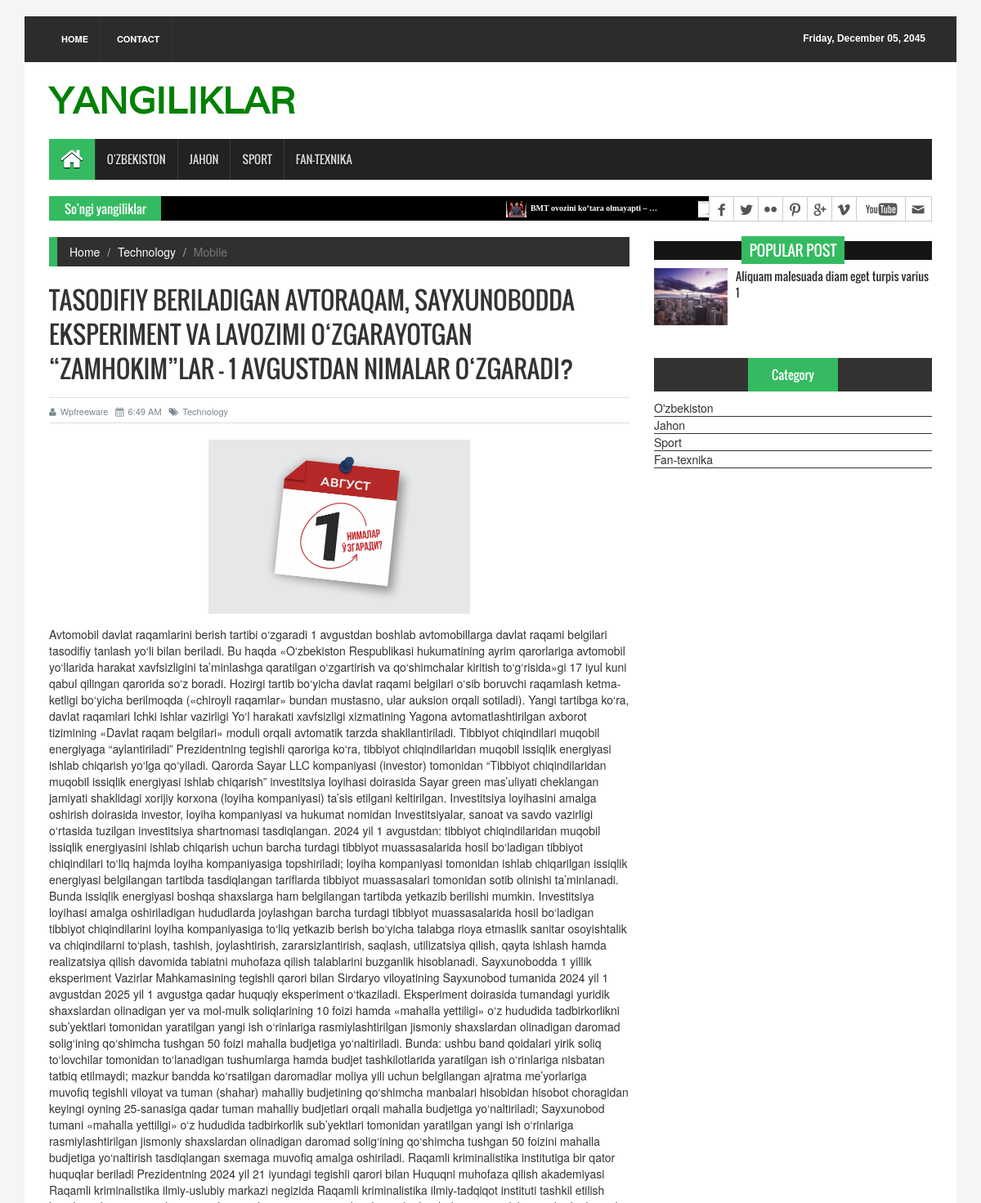
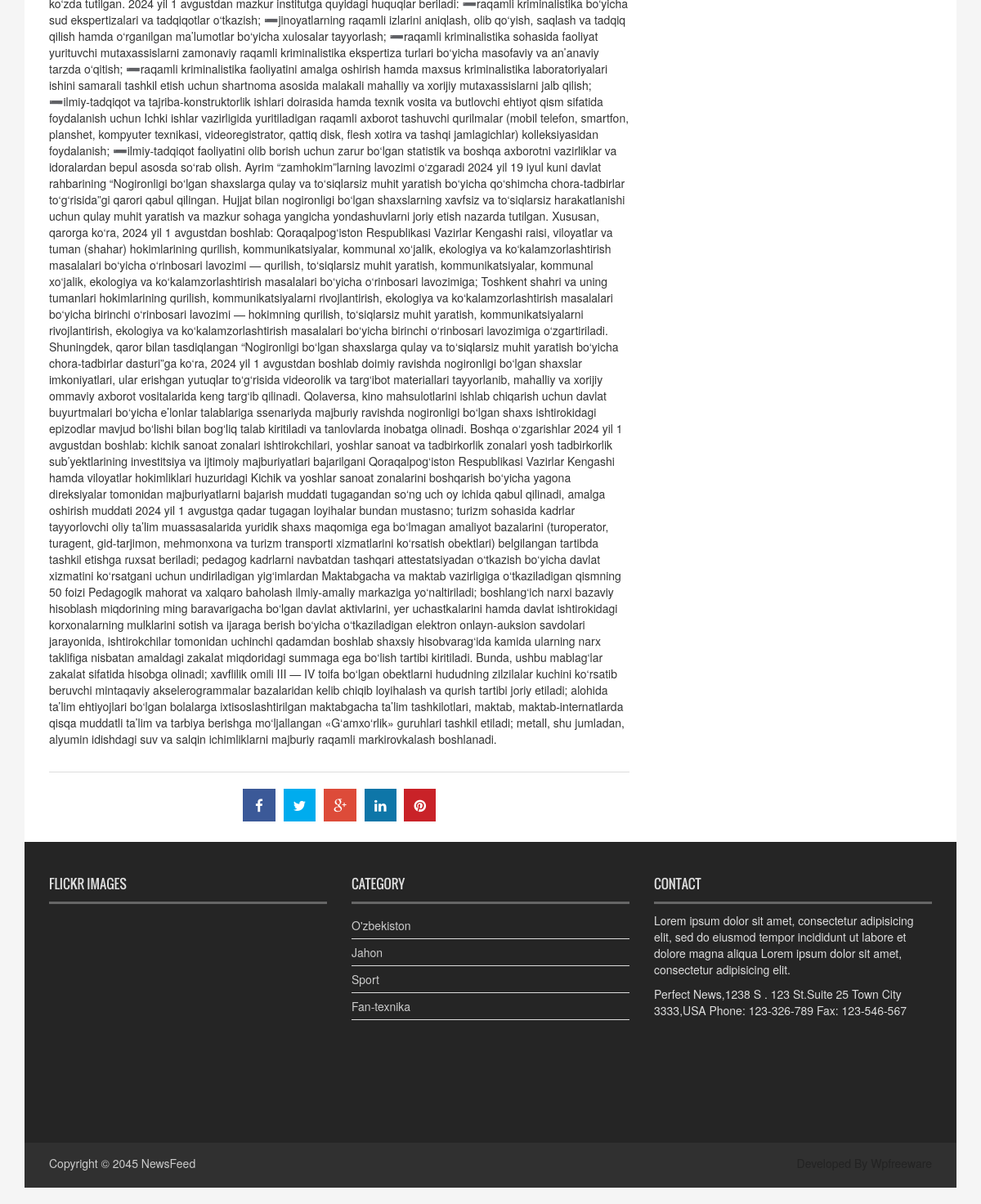
The app's page /news-detail/4/ with its own data (2 pictures, top to bottom).
### news/models.py (models this page shows, shortened)
class CategoryModel(models.Model):
    name = models.CharField(max_length=50, verbose_name='Kategoriya nomi')
    class Meta:
        db_table = 'Categorys'
        managed = True
        verbose_name = 'Kategoriyalar'
        verbose_name_plural = 'Kategoriyalar'

class NewsModel(models.Model):
    class Status(models.TextChoices):
        Deactive = 'Faol emas', 'Faol emas'
        Active = 'Faol', 'Faol'
    title = models.CharField(max_length=250, verbose_name='Yangilik nomi')
    body = models.TextField(verbose_name="Yangilik haqida ma'lumotlar")
    image = models.ImageField(upload_to='news/images', verbose_name='Rasmi')
    category = models.ForeignKey(CategoryModel,
                                 on_delete=models.CASCADE,
                                 verbose_name='Kategoriyasi'
                                 )
    publish_time = models.DateTimeField(default=timezone.now, verbose_name='Yangilik yaratilgan vaqqt')
    created_time = models.DateTimeField(auto_now_add=True)
    updeted_time = models.DateTimeField(auto_now=True)
    status = models.CharField(max_length=50,
                              choices=Status.choices,
                              default=Status.Deactive,
                              verbose_name='Holati'
                              )
    objects = models.Manager()
    manager = ActivedManager()
    class Meta:
        ordering = ['-publish_time']
        db_table = 'News'
        managed = True
        verbose_name = 'Yangiliklar'
        verbose_name_plural = 'Yangiliklar'

### news/views.py (the view)
# urls.py: path('news-detail/<int:pk>/', view=NewsDetailView.as_view(), name='news_detail_page'),
class NewsDetailView(View):
     def get(self, request, pk):
          news_detail = NewsModel.objects.get(pk=pk)
          category_list = CategoryModel.objects.all()
          all_news_list = NewsModel.manager.all().order_by('-publish_time')[:9]
          context = {
               'category_list' : category_list,
               'news_detail' : news_detail,
               'all_news_list' : all_news_list
          }
          return render(request=request, template_name='news/news_detail.html', context=context)

### news/context_processor.py (called while the page is built)
def UniverCategory(self,):
    category_list = CategoryModel.objects.all()
    context = {
        'category_list' : category_list,
    }
    return context

### news/models.py (called while the page is built)
    def get_queryset(self):
        return super().get_queryset().filter(status='Faol')

### templates/news/news_detail.html (shortened to what this page needs)
{% extends "news/base.html" %}
{% load static %}
{% block category %}
<section id="navArea">
  <nav class="navbar navbar-inverse" role="navigation">
    <div id="navbar" class="navbar-collapse collapse">
      <ul class="nav navbar-nav main_nav">
        <li class="active"><a href="index.html"><span class="fa fa-home desktop-home"></span><span class="mobile-show">Home</span></a></li>
        {% for category in category_list %}
          <li><a href="{% url 'category_detail_page' category.pk %}">{{category.name}}</a></li>
        {% endfor %}
      </ul>
    </div>
  </nav>
</section>
{% endblock category %}
{% block content %}
  <section id="contentSection">
    <div class="row">
      <div class="col-lg-8 col-md-8 col-sm-8">
        <div class="left_content">
          <div class="single_page">
            <ol class="breadcrumb">
              <li><a href="../index.html">Home</a></li>
              <li><a href="#">Technology</a></li>
              <li class="active">Mobile</li>
            </ol>
            <h1>{{news_detail.title}}</h1>
            <div class="post_commentbox"> <a href="#"><i class="fa fa-user"></i>Wpfreeware</a> <span><i class="fa fa-calendar"></i>6:49 AM</span> <a href="#"><i class="fa fa-tags"></i>Technology</a> </div>
            <div class="single_page_content"> <img class="img-center" src="{{news_detail.image.url}}" alt="">
              <p>{{news_detail.body}}</p>
            </div>
            <div class="social_link">
              <ul class="sociallink_nav">
                <li><a href="#"><i class="fa fa-facebook"></i></a></li>
                <li><a href="#"><i class="fa fa-twitter"></i></a></li>
                <li><a href="#"><i class="fa fa-google-plus"></i></a></li>
                <li><a href="#"><i class="fa fa-linkedin"></i></a></li>
                <li><a href="#"><i class="fa fa-pinterest"></i></a></li>
              </ul>
          </div>
        </div>
      </div>
    </div>
{% endblock content %}
{% block content3 %}
  {% for news in all_news_list %}
    <li><a href="{% url 'news_detail_page' news.pk %}"> <img src="{{news.image.url}}" alt="">{{news.title | truncatewords:5}}</a></li>
  {% endfor %}
{% endblock content3 %}
{% block content2 %}
      <div class="col-lg-4 col-md-4 col-sm-4">
        <aside class="right_content">
          <div class="single_sidebar">
            <h2><span>Popular Post</span></h2>
            <ul class="spost_nav">
              <li>
                <div class="media wow fadeInDown"> <a href="pages/single_page.html" class="media-left"> <img alt="" src="{% static 'images/post_img1.jpg' %}"> </a>
                  <div class="media-body"> <a href="pages/single_page.html" class="catg_title"> Aliquam malesuada diam eget turpis varius 1</a> </div>
                </div>
              </li>
            </ul>
          </div>
          <div class="single_sidebar">
            <ul class="nav nav-tabs" role="tablist">
              <li role="presentation" class="active"><a href="#category" aria-controls="home" role="tab" data-toggle="tab">Category</a></li>
            </ul>
            <div class="tab-content">
              <div role="tabpanel" class="tab-pane active" id="category">
                <ul>
                  {% for category in category_list %}
                    <li><a href="{% url 'category_detail_page' category.pk %}">{{category.name}}</a></li>
                  {% endfor %}
                </ul>
              </div>
            </div>
          </div>
        </aside>
      </div>
    </div>
  </section>
{% endblock content2 %}

### templates/news/base.html (shortened to what this page needs)
<!DOCTYPE html>
{% load static %}
<html>
<head>
<link rel="stylesheet" type="text/css" href="{% static 'css/bootstrap.min.css' %}">
<link rel="stylesheet" type="text/css" href="{% static 'css/font-awesome.min.css' %}">
<link rel="stylesheet" type="text/css" href="{% static 'css/animate.css' %}">
<link rel="stylesheet" type="text/css" href="{% static 'css/font.css' %}">
<link rel="stylesheet" type="text/css" href="{% static 'css/li-scroller.css' %}">
<link rel="stylesheet" type="text/css" href="{% static 'css/slick.css' %}">
<link rel="stylesheet" type="text/css" href="{% static 'css/jquery.fancybox.css' %}">
<link rel="stylesheet" type="text/css" href="{% static 'css/theme.css' %}">
<link rel="stylesheet" type="text/css" href="{% static 'css/style.css' %}">
</head>
<body>
<div class="container">
  <header id="header">
    <div class="row">
      <div class="col-lg-12 col-md-12 col-sm-12">
        <div class="header_top">
          <div class="header_top_left">
            <ul class="top_nav">
              <li><a href="{% url 'home_page' %}">Home</a></li>
              <li><a href="{% url 'contact_page' %}">Contact</a></li>
            </ul>
          </div>
          <div class="header_top_right">
            <p>Friday, December 05, 2045</p>
          </div>
        </div>
      </div>
      <div class="col-lg-12 col-md-12 col-sm-12">
        <div class="header_bottom">
          <div class="logo_area"><a href="{% url 'home_page' %}" class="logo" style="color: green;" >YANGILIKLAR</a></div>
        </div>
      </div>
    </div>
  </header>
{% block category %}
{% endblock category %}
  <section id="newsSection">
    <div class="row">
      <div class="col-lg-12 col-md-12">
        <div class="latest_newsarea"> <span>So'ngi yangiliklar</span>
          <ul id="ticker01" class="news_sticker">
            {% block content3 %}{% endblock content3 %}
          </ul>
          <div class="social_area">
            <ul class="social_nav">
              <li class="facebook"><a href="#"></a></li>
              <li class="twitter"><a href="#"></a></li>
              <li class="flickr"><a href="#"></a></li>
              <li class="pinterest"><a href="#"></a></li>
              <li class="googleplus"><a href="#"></a></li>
              <li class="vimeo"><a href="#"></a></li>
              <li class="youtube"><a href="#"></a></li>
              <li class="mail"><a href="#"></a></li>
            </ul>
          </div>
        </div>
      </div>
    </div>
  </section>
{% block content %}
{% endblock content %}
{% block content2 %}
{% endblock content2 %}
  <footer id="footer">
    <div class="footer_top">
      <div class="row">
        <div class="col-lg-4 col-md-4 col-sm-4">
          <div class="footer_widget wow fadeInLeftBig">
            <h2>Flickr Images</h2>
          </div>
        </div>
        <div class="col-lg-4 col-md-4 col-sm-4">
          <div class="footer_widget wow fadeInDown">
            <h2>Category</h2>
            <ul class="tag_nav">
              {% for category in category_list %}
                <li><a href="{% url 'category_detail_page' category.pk %}">{{category.name}}</a></li>
              {% endfor %}
            </ul>
          </div>
        </div>
        <div class="col-lg-4 col-md-4 col-sm-4">
          <div class="footer_widget wow fadeInRightBig">
            <h2>Contact</h2>
            <p>Lorem ipsum dolor sit amet, consectetur adipisicing elit, sed do eiusmod tempor incididunt ut labore et dolore magna aliqua Lorem ipsum dolor sit amet, consectetur adipisicing elit.</p>
            <address>
            Perfect News,1238 S . 123 St.Suite 25 Town City 3333,USA Phone: 123-326-789 Fax: 123-546-567
            </address>
          </div>
        </div>
      </div>
    </div>
    <div class="footer_bottom">
      <p class="copyright">Copyright &copy; 2045 <a href="index.html">NewsFeed</a></p>
      <p class="developer">Developed By Wpfreeware</p>
    </div>
  </footer>
</div>
</body>
</html>

### static/css/li-scroller.css (style rules this page uses)
ul.newsticker { position:relative; left:750px; font:bold 10px Verdana; list-style-type:none; margin:0; padding:0 }
ul.newsticker li { float:left; margin:0; padding:0 }
ul.newsticker a { white-space:nowrap; padding:0; color:#fff; margin:0 50px 0 0 }
ul.newsticker a > img { height:20px; margin-right:5px; width:25px }

### static/css/theme.css (style rules this page uses)
.navbar-inverse .navbar-nav > .active > a, .navbar-inverse .navbar-nav > .active > a:hover, .navbar-inverse .navbar-nav > .active > a:focus { background-color:#34bb61 }
.latest_newsarea span { background:none repeat scroll 0 0 #34bb61 }
.single_sidebar > h2 span { background:none repeat scroll 0 0 #34bb61 }
.nav-tabs > li.active > a, .nav-tabs > li.active > a:hover, .nav-tabs > li.active > a:focus { background-color:#34bb61 }
.breadcrumb { border-left:10px solid #34bb61 }

### records on screen
CategoryModel: name "O'ZBEKISTON", name "O'zbekiston"
CategoryModel: name "JAHON", name "Jahon"
CategoryModel: name "SPORT", name "Sport"
CategoryModel: name "FAN-TEXNIKA", name "Fan-texnika"
NewsModel: image (picture), title "BMT ovozini ko‘tara olmayapti – …"
NewsModel: title "TASODIFIY BERILADIGAN AVTORAQAM, SAYXUNOBODDA EKSPERIMENT VA LAVOZIMI O‘ZGARAYOTGAN “ZAMHOKIM”LAR – 1 AVGUSTDAN NIMALAR O‘ZGARADI?", image (picture), body "Avtomobil davlat raqamlarini berish tartibi o‘zgaradi 1 avgustdan boshlab avtomobillarga davlat raqami belgilari tasodifiy tanlash yo‘li bilan beriladi. Bu haqda «O‘zbekiston Respublikasi hukumatining ayrim qarorlariga avtomobil yo‘llarida harakat xavfsizligini ta’minlashga qaratilgan o‘zgartirish va qo‘shimchalar kiritish to‘g‘risida»gi 17 iyul kuni qabul qilingan qarorida so‘z boradi. Hozirgi tartib bo‘yicha davlat raqami belgilari o‘sib boruvchi raqamlash ketma-ketligi bo‘yicha berilmoqda («chiroyli raqamlar» bundan mustasno, ular auksion orqali sotiladi). Yangi tartibga ko‘ra, davlat raqamlari Ichki ishlar vazirligi Yo‘l harakati xavfsizligi xizmatining Yagona avtomatlashtirilgan…"
